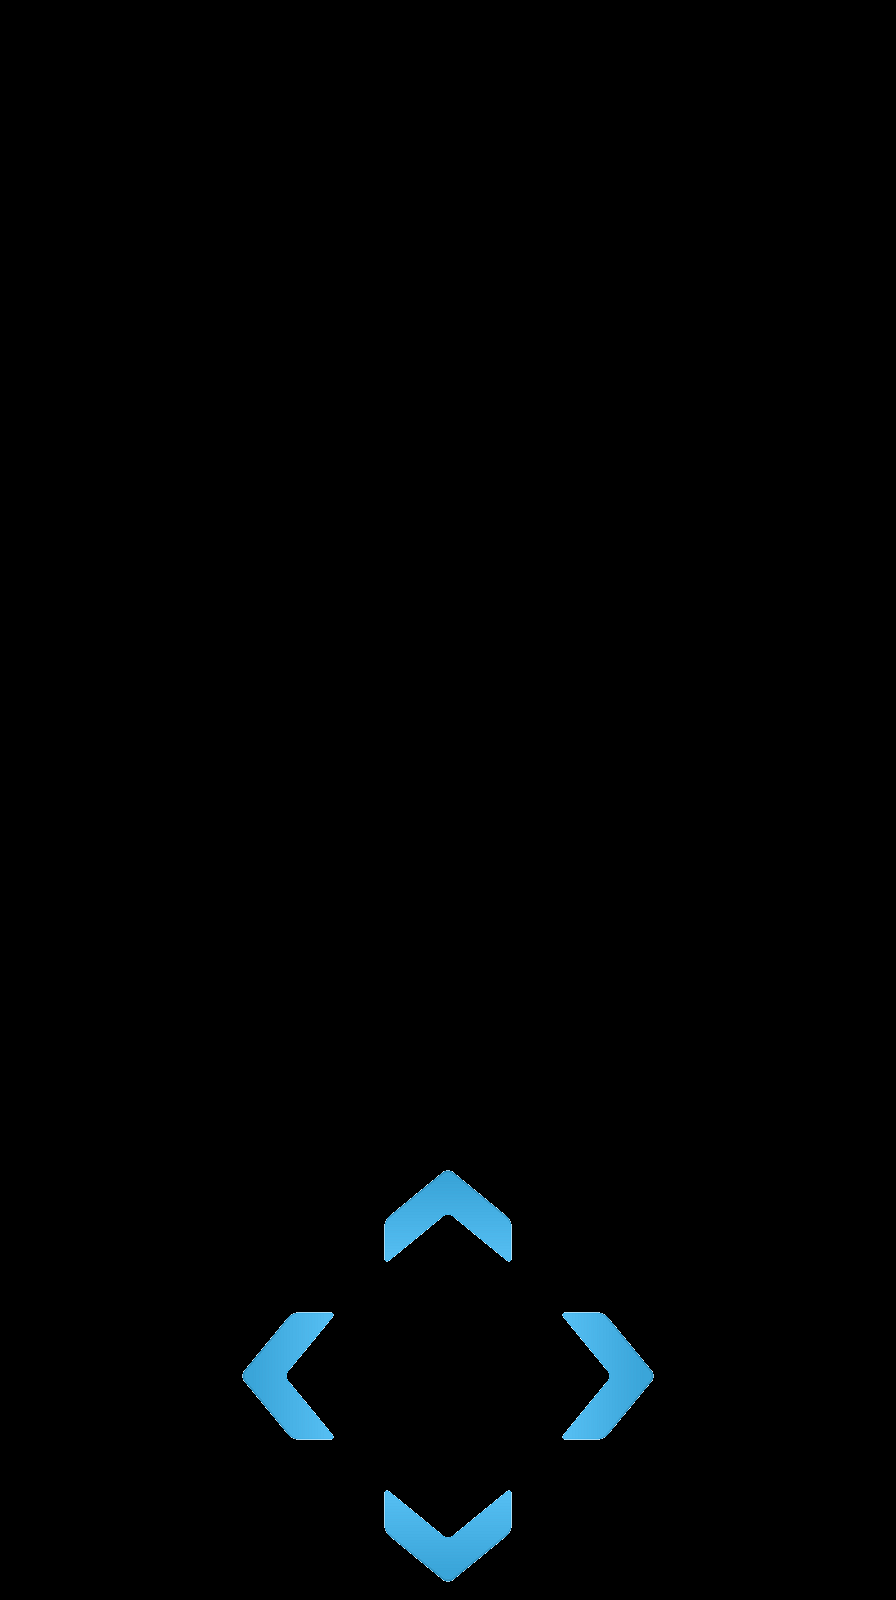

A 2D game scene composited from a Tiled map and its tileset images. What follows is a short description and the map's XML, with every tile layer's data as written:
An orthogonal 28x50 tile map with 32x32 px tiles, 1 tile layer (ControllerButtons) and 4 objects.

<map version="1.4" tiledversion="1.4.3" orientation="orthogonal" renderorder="right-down" width="28" height="50" tilewidth="32" tileheight="32" infinite="0" nextlayerid="3" nextobjectid="7">
 <tileset firstgid="1" source="controller.tsx" />
 <layer id="1" name="ControllerButtons" width="28" height="50">
  <data encoding="csv">
1,2,3,4,5,6,7,8,9,10,11,12,13,14,15,16,17,18,19,20,21,22,23,24,25,26,27,28,
29,30,31,32,33,34,35,36,37,38,39,40,41,42,43,44,45,46,47,48,49,50,51,52,53,54,55,56,
57,58,59,60,61,62,63,64,65,66,67,68,69,70,71,72,73,74,75,76,77,78,79,80,81,82,83,84,
85,86,87,88,89,90,91,92,93,94,95,96,97,98,99,100,101,102,103,104,105,106,107,108,109,110,111,112,
113,114,115,116,117,118,119,120,121,122,123,124,125,126,127,128,129,130,131,132,133,134,135,136,137,138,139,140,
141,142,143,144,145,146,147,148,149,150,151,152,153,154,155,156,157,158,159,160,161,162,163,164,165,166,167,168,
169,170,171,172,173,174,175,176,177,178,179,180,181,182,183,184,185,186,187,188,189,190,191,192,193,194,195,196,
197,198,199,200,201,202,203,204,205,206,207,208,209,210,211,212,213,214,215,216,217,218,219,220,221,222,223,224,
225,226,227,228,229,230,231,232,233,234,235,236,237,238,239,240,241,242,243,244,245,246,247,248,249,250,251,252,
253,254,255,256,257,258,259,260,261,262,263,264,265,266,267,268,269,270,271,272,273,274,275,276,277,278,279,280,
281,282,283,284,285,286,287,288,289,290,291,292,293,294,295,296,297,298,299,300,301,302,303,304,305,306,307,308,
309,310,311,312,313,314,315,316,317,318,319,320,321,322,323,324,325,326,327,328,329,330,331,332,333,334,335,336,
337,338,339,340,341,342,343,344,345,346,347,348,349,350,351,352,353,354,355,356,357,358,359,360,361,362,363,364,
365,366,367,368,369,370,371,372,373,374,375,376,377,378,379,380,381,382,383,384,385,386,387,388,389,390,391,392,
393,394,395,396,397,398,399,400,401,402,403,404,405,406,407,408,409,410,411,412,413,414,415,416,417,418,419,420,
421,422,423,424,425,426,427,428,429,430,431,432,433,434,435,436,437,438,439,440,441,442,443,444,445,446,447,448,
449,450,451,452,453,454,455,456,457,458,459,460,461,462,463,464,465,466,467,468,469,470,471,472,473,474,475,476,
477,478,479,480,481,482,483,484,485,486,487,488,489,490,491,492,493,494,495,496,497,498,499,500,501,502,503,504,
505,506,507,508,509,510,511,512,513,514,515,516,517,518,519,520,521,522,523,524,525,526,527,528,529,530,531,532,
533,534,535,536,537,538,539,540,541,542,543,544,545,546,547,548,549,550,551,552,553,554,555,556,557,558,559,560,
561,562,563,564,565,566,567,568,569,570,571,572,573,574,575,576,577,578,579,580,581,582,583,584,585,586,587,588,
589,590,591,592,593,594,595,596,597,598,599,600,601,602,603,604,605,606,607,608,609,610,611,612,613,614,615,616,
617,618,619,620,621,622,623,624,625,626,627,628,629,630,631,632,633,634,635,636,637,638,639,640,641,642,643,644,
645,646,647,648,649,650,651,652,653,654,655,656,657,658,659,660,661,662,663,664,665,666,667,668,669,670,671,672,
673,674,675,676,677,678,679,680,681,682,683,684,685,686,687,688,689,690,691,692,693,694,695,696,697,698,699,700,
701,702,703,704,705,706,707,708,709,710,711,712,713,714,715,716,717,718,719,720,721,722,723,724,725,726,727,728,
729,730,731,732,733,734,735,736,737,738,739,740,741,742,743,744,745,746,747,748,749,750,751,752,753,754,755,756,
757,758,759,760,761,762,763,764,765,766,767,768,769,770,771,772,773,774,775,776,777,778,779,780,781,782,783,784,
785,786,787,788,789,790,791,792,793,794,795,796,797,798,799,800,801,802,803,804,805,806,807,808,809,810,811,812,
813,814,815,816,817,818,819,820,821,822,823,824,825,826,827,828,829,830,831,832,833,834,835,836,837,838,839,840,
841,842,843,844,845,846,847,848,849,850,851,852,853,854,855,856,857,858,859,860,861,862,863,864,865,866,867,868,
869,870,871,872,873,874,875,876,877,878,879,880,881,882,883,884,885,886,887,888,889,890,891,892,893,894,895,896,
897,898,899,900,901,902,903,904,905,906,907,908,909,910,911,912,913,914,915,916,917,918,919,920,921,922,923,924,
925,926,927,928,929,930,931,932,933,934,935,936,0,0,0,0,941,942,943,944,945,946,947,948,949,950,951,952,
953,954,955,956,957,958,959,960,961,962,963,964,0,0,0,0,969,970,971,972,973,974,975,976,977,978,979,980,
981,982,983,984,985,986,987,0,0,0,0,0,0,0,0,0,0,0,0,0,0,1002,1003,1004,1005,1006,1007,1008,
1009,1010,1011,1012,1013,1014,1015,988,989,990,991,992,937,938,939,940,997,998,999,1000,1001,1030,1031,1032,1033,1034,1035,1036,
1037,1038,1039,1040,1041,1042,1043,1016,1017,1018,1019,1020,965,966,967,968,1025,1026,1027,1028,1029,1058,1059,1060,1061,1062,1063,1064,
1065,1066,1067,1068,1069,1070,1071,1044,1045,1046,1047,1048,993,994,995,996,1053,1054,1055,1056,1057,1086,1087,1088,1089,1090,1091,1092,
1093,1094,1095,1096,1097,1098,0,1072,1073,1074,1075,1076,1021,1022,1023,1024,1081,1082,1083,1084,1085,0,1115,1116,1117,1118,1119,1120,
1121,1122,1123,1124,1125,1126,0,0,0,0,1103,0,0,0,0,0,0,0,0,0,0,0,1143,1144,1145,1146,1147,1148,
1149,1150,1151,1152,1153,1154,0,1099,1100,1101,1102,0,0,0,0,0,0,1111,1112,1113,1114,0,1171,1172,1173,1174,1175,1176,
1177,1178,1179,1180,1181,1182,0,1127,1128,1129,1130,0,0,0,0,0,0,1139,1140,1141,1142,0,1199,1200,1201,1202,1203,1204,
1205,1206,1207,1208,1209,1210,1211,1155,1156,1157,1158,0,0,0,0,0,0,1167,1168,1169,1170,1226,1227,1228,1229,1230,1231,1232,
1233,1234,1235,1236,1237,1238,1239,1183,1184,1185,1186,0,0,0,0,0,0,1195,1196,1197,1198,1254,1255,1256,1257,1258,1259,1260,
1261,1262,1263,1264,1265,1266,1267,1240,1241,1242,1243,0,0,0,0,0,0,1250,1251,1252,1253,1282,1283,1284,1285,1286,1287,1288,
1289,1290,1291,1292,1293,1294,1295,1268,1269,1270,1271,1272,1273,1274,1275,1276,1277,1278,1279,1280,1281,1310,1311,1312,1313,1314,1315,1316,
1317,1318,1319,1320,1321,1322,1323,1296,1297,1298,1299,1300,1301,1302,1303,1304,1305,1306,1307,1308,1309,1338,1339,1340,1341,1342,1343,1344,
1345,1346,1347,1348,1349,1350,1351,1324,1325,1326,1327,1328,1329,1330,1331,1332,1333,1334,1335,1336,1337,1366,1367,1368,1369,1370,1371,1372,
1373,1374,1375,1376,1377,1378,1379,1352,1353,1354,1355,1356,1357,1358,1359,1360,1361,1362,1363,1364,1365,1394,1395,1396,1397,1398,1399,1400
</data>
 </layer>
 <objectgroup id="2" name="ControllerTouch" visible="0">
  <object id="2" x="352" y="1022.67" width="192" height="192" />
  <object id="4" x="545.333" y="1218.67" width="190.667" height="188" />
  <object id="5" x="352" y="1409.33" width="193.333" height="186.667" />
  <object id="6" x="158.667" y="1216" width="193.333" height="190.667" />
 </objectgroup>
</map>
